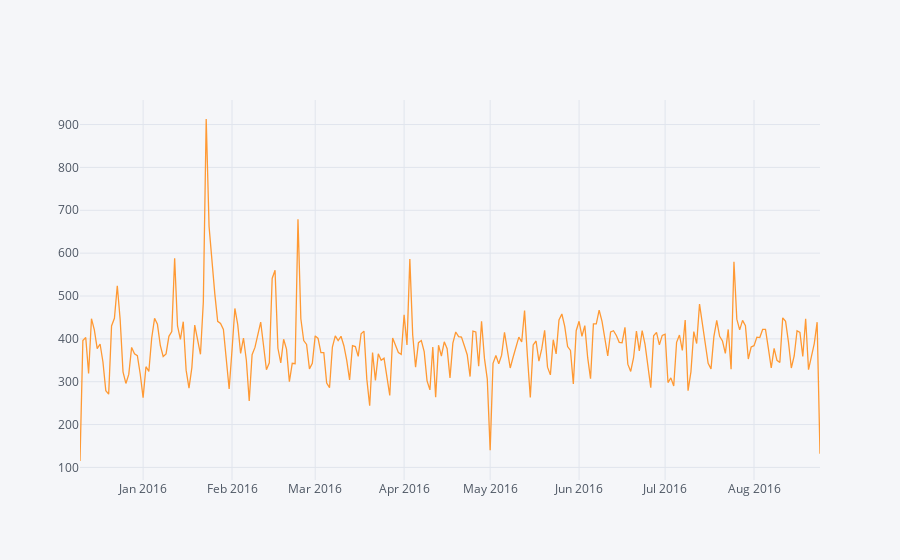

Notebook cell for this chart:
### Markdown cell above
** Now groupby this Date column with the count() aggregate and create a plot of counts of 911 calls.**

### Code cell
df.groupby('Date').count()['title'].iplot()

### Figure 1 — Plotly figure (JSON) as saved in the notebook; plotly's stock layout.template omitted (floating-point values rounded to 4 significant figures; data arrays with more than 128 entries replaced by an {"elided": "..."} marker saying what was removed)
{"data": [{"line": {"color": "rgba(255, 153, 51, 1.0)", "dash": "solid", "shape": "linear", "width": 1.3}, "mode": "lines", "name": "title", "text": "", "type": "scatter", "x": {"elided": "259 str values"}, "y": {"elided": "259 int values"}}], "layout": {"legend": {"bgcolor": "#F5F6F9", "font": {"color": "#4D5663"}}, "paper_bgcolor": "#F5F6F9", "plot_bgcolor": "#F5F6F9", "title": {"font": {"color": "#4D5663"}}, "xaxis": {"gridcolor": "#E1E5ED", "showgrid": true, "tickfont": {"color": "#4D5663"}, "title": {"font": {"color": "#4D5663"}, "text": ""}, "zerolinecolor": "#E1E5ED"}, "yaxis": {"gridcolor": "#E1E5ED", "showgrid": true, "tickfont": {"color": "#4D5663"}, "title": {"font": {"color": "#4D5663"}, "text": ""}, "zerolinecolor": "#E1E5ED"}}}
